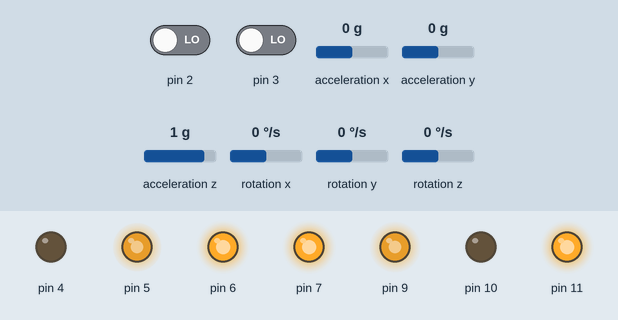
This sketch was run on a simulated Arduino Uno, built with avr-gcc and run on an emulated ATmega328P. Parts: output pins drawn as LEDs (lit = HIGH). Wiring (inferred from the names in the program): MPU-6050 motion sensor at I2C address 0x68. Inputs (shaded band) come from the test bench; at power-on: acceleration y 0 g, pin 2 LOW, pin 3 LOW, acceleration x 0 g, acceleration z 1 g, rotation x 0 °/s, rotation y 0 °/s, rotation z 0 °/s.

Above: at 1.3 s.
1.4 s: acceleration y set to 0.8 g
At 2.7 s:
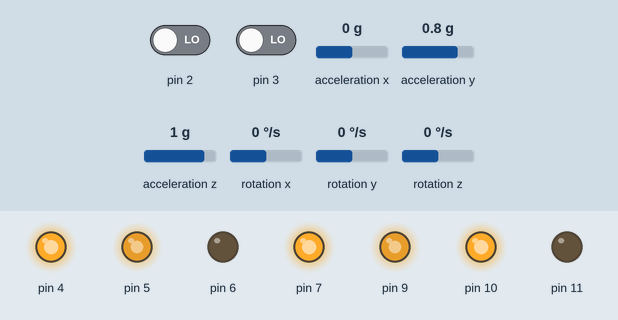
3.0 s: acceleration y set to 0 g
6.0 s: acceleration y set to -0.2 g
At 7.9 s:
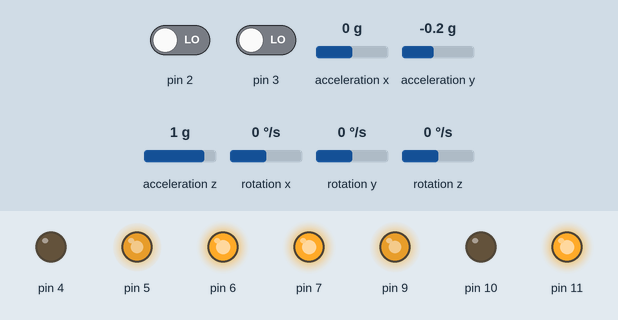
8.9 s: acceleration y set to 1.4 g
At 10.6 s:
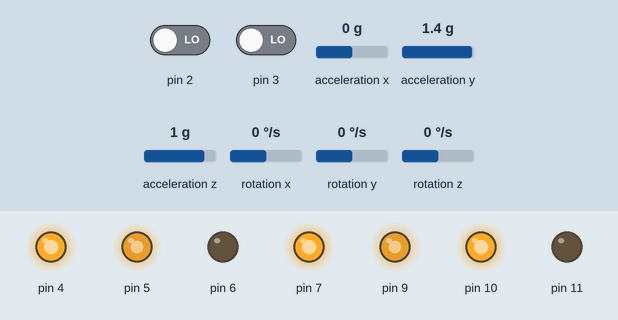
11.4 s: acceleration y set to 0.1 g
14.4 s: acceleration y set to -0.2 g
At 15.8 s:
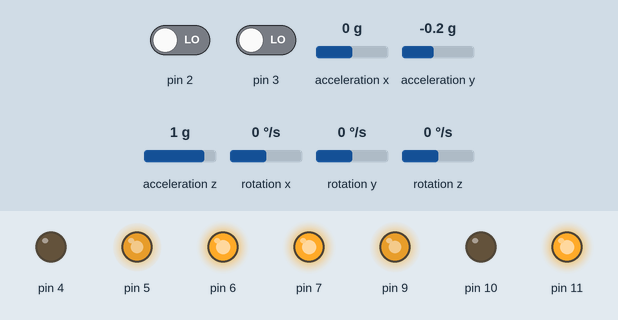
Timing chart, 0 to 17.4 s (numbered marks = the images above; inputs shaded):
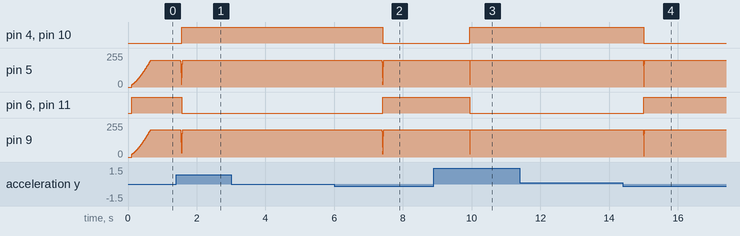

Measured:
- the behaviour switches between -0.1 and -0.2 g on acceleration y (found by bisection; images 1 and 2)
- the behaviour switches between 0 and -0.1 g on acceleration y (found by bisection; images 3 and 4)
- after the input at 1.4 s, pin 4, pin 10: LOW → HIGH after 0.16 s; pin 6, pin 11: HIGH → LOW after 0.16 s
- after the input at 3.0 s, every drawn part: stays the same
- after the input at 6.0 s, pin 4, pin 10: HIGH → LOW after 1.4 s instead of 2.7 s; pin 6, pin 11: LOW → HIGH after 1.4 s instead of 2.7 s
- after the input at 8.9 s, pin 4, pin 10: LOW → HIGH after 1.0 s; pin 5: 200/255 → 22/255 after 1.0 s, → 138/255 0.01 s later, → 200/255 0.01 s later; pin 6, pin 11: HIGH → LOW after 1.0 s; pin 9: 204/255 → 26/255 after 1.0 s, → 142/255 0.01 s later, → 204/255 0.01 s later
- after the input at 11.4 s, every drawn part: stays the same
- after the input at 14.4 s, pin 4, pin 10: HIGH → LOW after 0.61 s instead of 1.1 s; pin 6, pin 11: LOW → HIGH after 0.61 s instead of 1.1 s

The sketch:

Part3.ino
```cpp
#include <MsTimer2.h>
#include <I2Cdev.h>
#include <MPU6050.h>
#include <BalanbotMotor.h>
#include <BalanbotEncoder.h>
#include <BalanbotController.h>
#include <SoftwareSerial.h>
#include <Wire.h>
#include<Kalman.h>
#include<Math.h>
//------------------------------------------------
//PID variable(phi)
float reference = 0.3;
float kp = 22;
float ki = 297;
float kd = 0.40;
//PID variable(position)
float preference = 0;
float pkp = 0.13;
float pki = 0;
float pkd = 0.02;
//PID direction
float dreference = 0;
float dkp = 5;
float dki = 0;
float dkd = 0;
//PID straight
float skp = 0.01;
//-------------------------
MPU6050 accelgyro;
int16_t ax, ay, az;
int16_t gx, gy, gz;
Kalman kalmanX; // Create the Kalman instances
double accX, accY, accZ;
double gyroX;
double kalAngleX; // Calculated angle using a Kalman filter
uint32_t timer,btTimer;
uint8_t i2cData[14]; // Buffer for I2C data
//--------------------------------------------------------------
// 定義連接藍牙模組的序列埠
SoftwareSerial BTSerial(12,13); // 接收腳, 傳送腳
char val;
String receiveData = "";
bool startRecieve = false;
//------------------------

BalanbotMotor motorA;
BalanbotMotor motorB;
PIDController directionController;
float wheel_angA = 0;
float wheel_angB = 0;
float maxPowerRemap = 128/100;
float dT = 0.008;
float rj = 0;
bool pos_ctl = true;
bool turn_ctl = false;
//----------------------------------------------------------------
typedef struct{
  bool pos;
  bool turn;
  float ang;
  float goal;
  float ang1;
  float goal1;
}command;
int state=0;
#define CMD_SIZE 9
command cmd[CMD_SIZE];
int n=1;
float right_speed=0, left_speed=0;
float tspeedA=0, tspeedB=0;
float ecoA=0, ecoB=0;


void timerInterrupt(){
    /*sei();
    double phi = getPhi();
    motorA.Update(phi);
    motorB.Update(phi);
    int speed_d_out = directionController.Update(motorA.GetSpeed()-motorB.GetSpeed());
    motorA.Rotate(motorA.getEffort()-speed_d_out);
    motorB.Rotate(motorA.getEffort()+speed_d_out);

    wheel_angA = motorA.GetAngle();
    wheel_angB = motorB.GetAngle();*/
    sei();
    double Phi = getPhi();
    right_speed = motorA.GetSpeed();                      //右輪角速度
    left_speed = motorB.GetSpeed();                       //左輪角速度
    motorA.Update(Phi);
    motorB.Update(Phi);

    switch(n)
    {
      case 1:
      {
        tspeedA = 0;
        tspeedB = -4.6;
        if((abs(right_speed)<0.01 && abs(right_speed)<0.01))
          reference += 0.012;
        if((reference < 1) && (motorA.GetAngle() < 32.5))
          reference += 0.012;
        if((reference > 0.8) && (motorA.GetAngle() >31.2))
          reference -= 0.01;
        if(motorA.GetAngle() > 33)
        {
          reference = 0.3;
          motorA.reset();
          motorB.reset();
          n = 2;
        }
        if(motorA.getEffort()>0)
        {
          tspeedB = 4.7;
        }
        break;
      }

      case 2:
      {
        tspeedA = 25;
        tspeedB = -25;
        if(abs(motorA.GetAngle()-motorB.GetAngle() +8.5)< 1)
        {
          motorA.reset();
          motorB.reset();
          n = 3;
        }
        break;
      }

    case 3:
    {
      reference = 0.3;
      motorA.reset();
      motorB.reset();
      tspeedA = 0;
      tspeedB = 0;
      n = 3;
      break;
    }
  }


    motorA.SetControl(0,reference,kp,ki,kd);
    motorB.SetControl(0,reference,kp,ki,kd);
    motorA.Rotate(motorA.getEffort()+tspeedA);
    motorB.Rotate(motorA.getEffort()+tspeedB);
}
void encoder1Interrupt(){
//Call the encoder counting function here.
  motorA.UpdateEncoder();
}

void encoder2Interrupt(){
//Call the encoder counting function here.
  motorB.UpdateEncoder();
}
//-----------------------------------------------------

void setup(){
  Serial.begin(9600);  // 與電腦序列埠連線
  BTSerial.begin(38400);
  setupMotor();        //初始化Motor
  setupMPU6050();     //設置MPU6050
  //Iitial MsTimer2 here
  MsTimer2::set(dT*1000, timerInterrupt); //設置Timer中斷
  MsTimer2::start();                    //開始MsTimer2
  btTimer=micros();
  /*cmd[0] = (command){true,false,0.55,10,0,0};
  cmd[1] = (command){false,true,70,8,0,0};
  cmd[2] = (command){true,false,0.55,10,0,0};
  cmd[3] = (command){false,true,70,8,0,0};*/
  /*cmd[2] = (command){true,false,0.65,18,0,0};
  cmd[3] = (command){false,true,70,7,0,0};
  cmd[4] = (command){true,false,0.85,22,0,0};
  cmd[5] = (command){false,true,-80,-16,0,0};
  cmd[6] = (command){true,true,0.6,42,-13,0};
  cmd[7] = (command){false,true,-80,-9,0,0};
  cmd[8] = (command){true,true,0.8,20,-13,0};  */
  /*
   cmd[0] = (command){true,false,0.6,16.5,0,0};
  cmd[1] = (command){false,true,60,7,0,0};
  cmd[2] = (command){true,false,0.6,13.5,0,0};
  cmd[3] = (command){false,true,75,7,0,0};
  cmd[4] = (command){true,false,0.85,21.5,0,0};
  cmd[5] = (command){false,true,-80,-18,0,0};
  cmd[6] = (command){true,true,0.6,33,-30,0};
  cmd[7] = (command){false,true,-80,-9,0,0};
  cmd[8] = (command){true,true,0.8,20,-16,0};
   */
}

void loop(){
//UART and Bluetooth communication function
  //updateBT();
  //senInfo();
  //FSM();
}
/*void FSM(){
  if(state<CMD_SIZE){
      pos_ctl = cmd[state].pos;
      turn_ctl = cmd[state].turn;
      if(pos_ctl && !turn_ctl){
      //directionController.SetPID(0,0,0);
        motorA.positionController.SetReference(cmd[state].goal);
        float bound = cmd[state].ang;
        motorA.positionController.SetBound(bound,-bound);
      }
      else if(!pos_ctl && turn_ctl){
        motorA.positionController.SetPID(0,0,0);
        rj = cmd[state].ang * 0.4;
        directionController.SetReference(dreference + rj);
      }
      else{
        motorA.positionController.SetReference(cmd[state].goal);
        float bound = cmd[state].ang;
        motorA.positionController.SetBound(bound,-bound);
        rj = cmd[state].ang1 * 0.4;
        directionController.SetReference(dreference + rj);
      }

      if(next_state()){
        pause();
        state++;
        delay(500);
      }
  }
}
void pause(){
  motorA.reset();
  motorB.reset();
  motorA.positionController.SetPID(pkp,pki,pkd);
  wheel_angB = 0;
  rj = 0;
  directionController.SetPID(dkp,dki,dkd);
  directionController.SetReference(dreference);
}
bool next_state(){
  bool next;
  if(pos_ctl && !turn_ctl){
    next = abs(wheel_angB-cmd[state].goal) < 2;
  }
  else if(!pos_ctl && turn_ctl){
    next = abs(wheel_angA-wheel_angB-cmd[state].goal) < 1;
  }else{
    next = (abs(wheel_angB-cmd[state].goal)<2);
  }
  return next;
}*/
```

BT_Control.ino
```cpp
void updateBT(){
    while(BTSerial.available()){
        startRecieve = true;
        val=BTSerial.read();
        receiveData += val;
    }
    if(startRecieve){
        startRecieve = false;
       // Serial.println(recieveData);
        remoteControl(receiveData);
        receiveData = "";
    }
}

void remoteControl(String data) {
    for(int i=0;i<data.length();i++){
        if(data[i]<48 || data[i]>57){
          if(data[i]!='r' && data[i]!='p' && data[i]!='i' && data[i]!='d' && data[i]!='e' &&  data[i]!='o' && data[i]!='u' && data[i]!='s' && data[i]!='.' && data[i]!='-' && data[i]!='L' && data[i]!='R')
            return;
        }
    }

    String data_PID="";
    for(int i=1;i<data.length();i++)
        data_PID += data[i];

    switch(data[0]){
      case 'p':
        kp = data_PID.toFloat();
        break;
      case 'i':
        ki = data_PID.toFloat();
        break;
      case 'd':
        kd = data_PID.toFloat();
        break;
      case 'r':
        reference = data_PID.toFloat();
        break;
      case 'o':
        pkp = data_PID.toFloat();
        break;
      case 'u':
        pki = data_PID.toFloat();
        break;
      case 's':
        pkd = data_PID.toFloat();
        break;
      case 'e':
        dreference = data_PID.toFloat();
        break;
      case 'L':
        String lstr="",rstr="";
        bool f=true;
        for(int i=0;i<data_PID.length();i++){
          if(data_PID[i]!='R'){
            if(f){
              lstr += data_PID[i];
            }
            else{
              rstr += data_PID[i];
            }
          }
          else{
            f = false;
          }
        }

        //lj = lstr.toInt()*skp;
        rj = rstr.toInt()*0.3;
        directionController.SetReference(dreference + rj);
        break;
    }
    motorA.SetControl(0,reference,kp,ki,kd);
    motorB.SetControl(0,reference,kp,ki,kd);
    motorA.SetControl(1,preference,pkp,pki,pkd);
    motorB.SetControl(1,preference,pkp,pki,pkd);
}
void sendInfo()
{
  if((micros()-btTimer) > 100000){
    btTimer = micros();
    String info = String(kalAngleX) + ",";
    info += String(motorA.getPosError()) + ",";
    info += String(motorB.getPosError());
    BTSerial.println(info);
  }
}
```

I2C.ino
```cpp
// (licence header left out)
const uint8_t IMUAddress = 0x68;   // AD0 is logic low on the PCB
const uint16_t I2C_TIMEOUT = 1000; // Used to check for errors in I2C communication

uint8_t i2cWrite(uint8_t registerAddress, uint8_t data, bool sendStop)
{
  return i2cWrite(registerAddress, &data, 1, sendStop); // Returns 0 on success
}

uint8_t i2cWrite(uint8_t registerAddress, uint8_t *data, uint8_t length, bool sendStop)
{
  Wire.beginTransmission(IMUAddress);
  Wire.write(registerAddress);
  Wire.write(data, length);
  uint8_t rcode = Wire.endTransmission(sendStop); // Returns 0 on success
  if (rcode)
  {
    Serial.print(F("i2cWrite failed: "));
    Serial.println(rcode);
  }
  return rcode; // See: http://arduino.cc/en/Reference/WireEndTransmission
}

uint8_t i2cRead(uint8_t registerAddress, uint8_t *data, uint8_t nbytes)
{
  uint32_t timeOutTimer;
  Wire.beginTransmission(IMUAddress);
  Wire.write(registerAddress);
  uint8_t rcode = Wire.endTransmission(false); // Don't release the bus
  if (rcode)
  {
    Serial.print(F("i2cRead failed: "));
    Serial.println(rcode);
    return rcode; // See: http://arduino.cc/en/Reference/WireEndTransmission
  }
  Wire.requestFrom(IMUAddress, nbytes, (uint8_t) true); // Send a repeated start and then release the bus after reading
  for (uint8_t i = 0; i < nbytes; i++)
  {
    if (Wire.available())
      data[i] = Wire.read();
    else
    {
      timeOutTimer = micros();
      while (((micros() - timeOutTimer) < I2C_TIMEOUT) && !Wire.available())
        ;
      if (Wire.available())
        data[i] = Wire.read();
      else
      {
        Serial.println(F("i2cRead timeout"));
        return 5; // This error value is not already taken by endTransmission
      }
    }
  }
  return 0; // Success
}
```

Init.ino
```cpp
void setupMotor()
{
  const int PWMA = 5, PWMB = 9;               // Speed control
  const int AIN1 = 6, BIN1 = 11;              // Direction +
  const int AIN2 = 4, BIN2 = 10;              // Direction -
  const int STBY = 7;                        // standby(停止)
  const int C1_A = A3 , C2_A = 2;             //中斷腳位
  const int C1_B = 8 , C2_B = 3;

  motorA.SetMotorPins(PWMA,AIN1,AIN2,STBY);     //設置motorA PIN腳
  motorB.SetMotorPins(PWMB,BIN1,BIN2,STBY);     //設置motorB PIN腳

  motorA.InverseRotationDirectionDefinition(false); //motorB輪子轉動方向相反(經測試得知)
  motorB.InverseRotationDirectionDefinition(true);

  motorA.SetControllerBound(200,-200,1.5,-1.5);
  motorB.SetControllerBound(200,-200,1.5,-1.5);

  motorA.SetControl(0,reference,kp,ki,kd);
  motorB.SetControl(0,reference,kp,ki,kd);

  motorA.SetControl(1,preference,pkp,pki,pkd);
  motorB.SetControl(1,preference,pkp,pki,pkd);

  /*directionController.SetBound(100,-100);
  directionController.SetPID(dkp,dki,dkd);
  directionController.SetReference(dreference);*/

  motorA.SetEncoderPins(C2_A,C1_A);             //設定motorA中斷腳位
  motorB.SetEncoderPins(C2_B,C1_B);             //設定motorB中斷腳位

//設定中斷處理函式
  attachInterrupt(digitalPinToInterrupt(motorA.GetEncoderInterruptPin())
                    ,encoder1Interrupt,RISING);
  attachInterrupt(digitalPinToInterrupt(motorB.GetEncoderInterruptPin())
                    ,encoder2Interrupt,RISING);
}
```

SetupMPU6050.ino
```cpp
void setupMPU6050()
{
    Wire.begin();
    TWBR = ((F_CPU / 400000L) - 16) / 2; // Set I2C frequency to 400kHz

    i2cData[0] = 7;    // Set the sample rate to 1000Hz - 8kHz/(7+1) = 1000Hz
    i2cData[1] = 0x00; // Disable FSYNC and set 260 Hz Acc filtering, 256 Hz Gyro filtering, 8 KHz sampling
    i2cData[2] = 0x00; // Set Gyro Full Scale Range to ±250deg/s
    i2cData[3] = 0x00; // Set Accelerometer Full Scale Range to ±2g
    while (i2cWrite(0x19, i2cData, 4, false)); // Write to all four registers at once
    while (i2cWrite(0x6B, 0x01, true)); // PLL with X axis gyroscope reference and disable sleep mode

    while (i2cRead(0x75, i2cData, 1));
    if (i2cData[0] != 0x68)
    { // Read "WHO_AM_I" register
        Serial.print(F("Error reading sensor"));
        while (1);
    }

   //MPU6050 accelgyro;
   MPU6050 accelgyro(0x68); // <-- use for AD0 high
   //int16_t ax, ay, az,gx, gy, gz;
   // reset offsets
   accelgyro.setXAccelOffset(-5171);
   accelgyro.setYAccelOffset(-2497);
   accelgyro.setZAccelOffset(1409);
   accelgyro.setXGyroOffset(78);
   accelgyro.setYGyroOffset(-38);
   accelgyro.setZGyroOffset(-44);

  delay(100); // Wait for sensor to stabilize

   /* Set kalman and gyro starting angle */
  while (i2cRead(0x3B, i2cData, 6));
  accX = (int16_t)((i2cData[0] << 8) | i2cData[1]);           //X方向加速度
  accY = (int16_t)((i2cData[2] << 8) | i2cData[3]);           //Y方向加速度
  accZ = (int16_t)((i2cData[4] << 8) | i2cData[5]);           //Z方向加速度
  double roll  = atan(accY / sqrt(accX * accX + accZ * accZ)) * RAD_TO_DEG;   //傾角
  kalmanX.setAngle(roll); // Set starting angle
  timer=micros();
}


double getPhi()                                             //得到平衡車傾角
{
    while (i2cRead(0x3B, i2cData, 14));
    accX = (int16_t)((i2cData[0] << 8) | i2cData[1]);
    accY = (int16_t)((i2cData[2] << 8) | i2cData[3]);
    accZ = (int16_t)((i2cData[4] << 8) | i2cData[5]);
    gyroX = (int16_t)((i2cData[8] << 8) | i2cData[9]);

    double dt = (double)(micros() - timer) / 1000000; // Calculate delta time
    timer = micros();

    double roll  = atan(accY / sqrt(accX * accX + accZ * accZ)) * RAD_TO_DEG;   //Roll角
    double gyroXrate = gyroX / 131.0;           //32767/250，預設精度為+-250
    kalAngleX = kalmanX.getAngle(roll, gyroXrate, dt); // Calculate the angle using a Kalman filter

    return kalAngleX;


}
```
